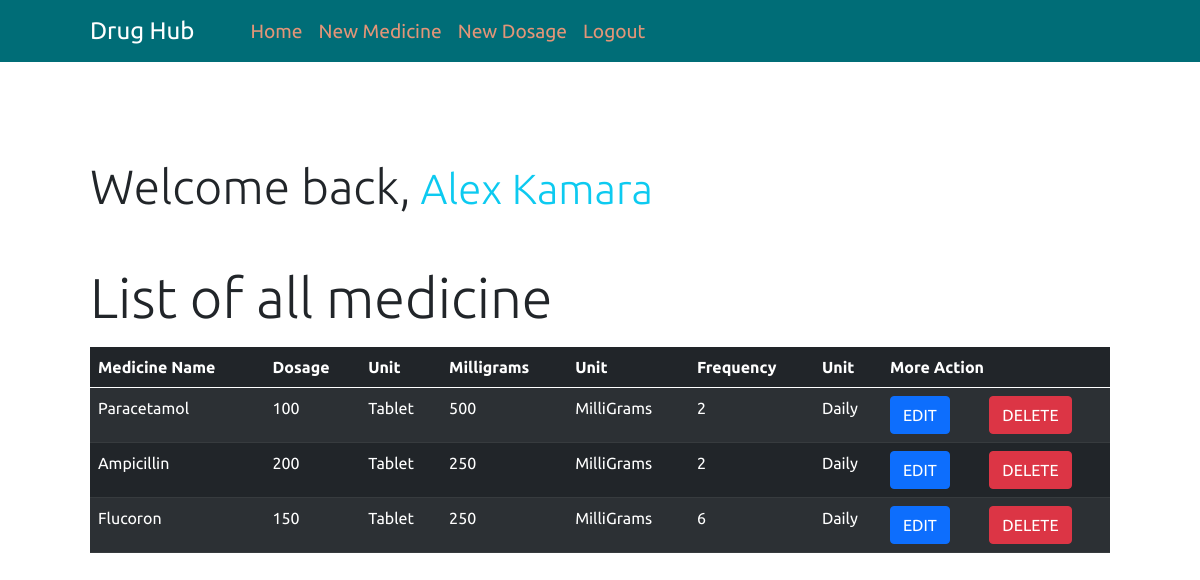
Screenshot of / (signed in) with the database file from the repository.
### tables this page shows
CREATE TABLE `medicine` (
  `ID` int(11) NOT NULL,
  `medicine_name` varchar(100) NOT NULL,
  `dosage_quantity` int(11) NOT NULL,
  `dosage_unit` varchar(10) NOT NULL,
  `milligram_quantity` int(11) NOT NULL,
  `milligram_unit` varchar(10) NOT NULL,
  `frequency_quantity` int(11) NOT NULL,
  `frequency_unit` varchar(25) NOT NULL,
  `user_ID` int(11) NOT NULL,
  `date_added` datetime NOT NULL DEFAULT CURRENT_TIMESTAMP
);

### index.php (the view, shortened to what this page needs)
<?php
include "db_connect.php";
include "functions.php";
?>
<?php include_page_header("Dashboard")?>
<div class="container">
    <div class="row mt-5 px-5">
        <div class="col-md-12 mt-5">
            <h6 class="display-5 mb-5">Welcome back,<small class="text-info">
                    <?php echo $_SESSION["username"]; ?></small></h6>
            <h1 class="display-4 mb-3">List of all medicine</h1>
            <div class="table-responsive">
                <table class="table table-striped table-dark">
                    <thead>
                        <tr>
                            <th>Medicine Name</th>
                            <th>Dosage </th>
                            <th>Unit</th>
                            <th>Milligrams</th>
                            <th>Unit</th>
                            <th>Frequency</th>
                            <th>Unit</th>
                            <th colspan="2">More Action</th>
                        </tr>
                    </thead>
                    <tbody>
                        <?php
$query = "SELECT * FROM medicine WHERE user_ID = " . $_SESSION['user_id'] . "";
$result = mysqli_query($con, $query);
if ($result) {
    while ($rows = mysqli_fetch_array($result)) {
        echo '
                      <tr>
                        <td>' . $rows['medicine_name'] . '</td>
                        <td>' . $rows['dosage_quantity'] . '</td>
                        <td>' . $rows['dosage_unit'] . '</td>
                        <td>' . $rows['milligram_quantity'] . '</td>
                        <td>' . $rows['milligram_unit'] . '</td>
                        <td>' . $rows['frequency_quantity'] . '</td>
                        <td>' . $rows['frequency_unit'] . '</td>
                        <td><a class="btn btn-primary btn-block" href="edit_drug.php?id=' . $rows['ID'] . '">EDIT</a></td>
                        <td><a class="btn btn-danger btn-block" href="index.php?delete=true&medicine_id=' . $rows['ID'] . '">DELETE</a></td>
                    </tr>
                ';
    }
} else {
    echo "<h1>MEDICINES NOT FOUND</h1>";
}
?>
                    </tbody>
                </table>
            </div>
        </div>
    </div>
</div>
<?php set_footer()?>

### functions.php
<?php
function include_page_header($page_title)
{
    echo '<!DOCTYPE html>
    <html lang="en">
    <head>
        <meta charset="UTF-8">
        <meta http-equiv="X-UA-Compatible" content="IE=edge">
        <meta name="viewport" content="width=device-width, initial-scale=1.0">
        <title>' . $page_title . '</title>
        <link rel="stylesheet" href="./css/bootstrap.css" type="text/css">
        <link rel="stylesheet" href="./css/main.css" type="text/css">
    </head>
    <body>
        <nav class="navbar navbar-expand-lg navbar-light bg-light">
      <div class="container">
         <a class="navbar-brand mx-5" href="index.php">Drug Hub</a>
      <button class="navbar-toggler" type="button" data-toggle="collapse" data-target="#navbar" aria-controls="navbar" aria-expanded="false" aria-label="Toggle navigation">
        <span class="navbar-toggler-icon"></span>
      </button>
      <div class="collapse navbar-collapse" id="navbar">
        <ul class="navbar-nav ml-auto">
          <li class="nav-item active">
            <a class="nav-link" href="index.php">Home</a>
          </li>
            <li class="nav-item active">
          <a class="nav-link" href="medicine.php">New Medicine</a>
          </li>
          <li class="nav-item active">
          <a class="nav-link" href="dosages.php">New Dosage</a>
          </li>
          <li class="nav-item">
            <a class="nav-link text-danger " href="logout.php">Logout</a>
          </li>
        </ul>
      </div>
      </div>
    </nav>';
}
function set_footer()
{
    echo '<script src="./js/jquery.js"></script>
    <script src="./js/bootstrap.js"></script>
  </body>
  </html>';
}

### css/main.css (style rules this page uses)
* { padding: 0px; margin: 0px; box-sizing: border-box; text-decoration: none; list-style-type: none; font-family: "Ubuntu", sans-serif; }
.navbar.bg-light { background-color: #006d77 !important; }
.navbar .navbar-brand { color: #fff !important; font-size: 1.5rem; }
.navbar .navbar-nav .nav-link { color: #e29578 !important; font-size: 1.2rem; }

### rows the page displays
medicine: medicine_name "Paracetamol", dosage_quantity "100", dosage_unit "Tablet", milligram_quantity "500", milligram_unit "MilliGrams", frequency_quantity "2", frequency_unit "Daily"
medicine: medicine_name "Ampicillin", dosage_quantity "200", dosage_unit "Tablet", milligram_quantity "250", milligram_unit "MilliGrams", frequency_quantity "2", frequency_unit "Daily"
medicine: medicine_name "Flucoron", dosage_quantity "150", dosage_unit "Tablet", milligram_quantity "250", milligram_unit "MilliGrams", frequency_quantity "6", frequency_unit "Daily"

### other values shown
$_SESSION["username"] "Alex Kamara"
